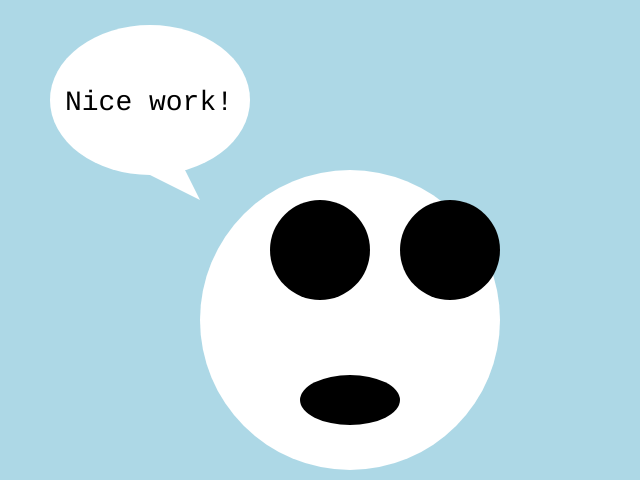
Frame 1 (no input)
Frame 60 (no input): identical to frame 1, image omitted
Frame 120 (the mouse pressed at the canvas centre since frame 60): identical to frame 1, image omitted

The p5.js sketch that drew this single still picture (run headless with seeded random() and noise() and a simulated clock; from frame 60 on, the mouse is pressed at the canvas centre):

// p5.js sketch
// ── sketch.js
/*
    debug exercise
*/

var faceSize = "100" * 3;

function setup() {
    createCanvas(640, 480);
}

function draw() {
    background('lightblue');

    // face
    noStroke();
    fill("255");
    ellipse(350, 320, faceSize); 

    // right eye
    fill(0);
    ellipse (450, 250, 100);

    // left eye
    fill(0);
    ellipse(320, 250, 100);

    // mouth
    ellipse(350, 300 + 100, 100, 50);

    // bubble
    fill("white");
    ellipse(150, 100, 200, 150);
    triangle(200, 200, 150, 175, 175, 150);

    // text
    fill("black");
    textSize(28);
    textFont("monospace");
    text('Nice work!', 65, 110);
}
